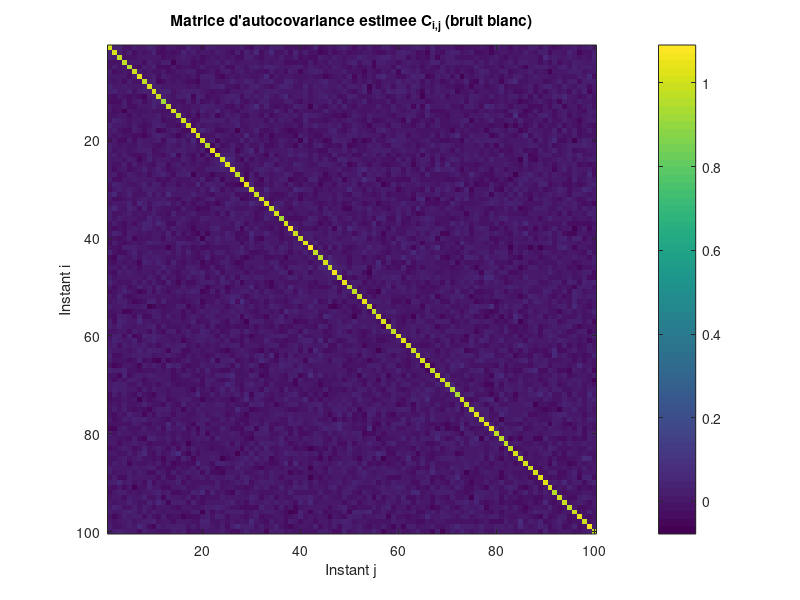

This chart was generated by the following MATLAB code:
%% Exercice 9 - Matrice d'autocovariance d'un processus aleatoire
% Enonce : calculer et afficher la matrice de covariance C(i,j) d'un processus
% aleatoire.
%
% Remarque : le corrige proposait
%       y = randn(nbin,n); c = cov(y); plot(y);
%   - "plot(y)" affiche les realisations, pas la matrice de covariance ;
%   - il faut choisir clairement l'orientation. cov attend les observations
%     en lignes et les variables (ici les instants) en colonnes. On construit
%     donc Y avec une ligne par realisation et une colonne par instant.
%
% Pour un bruit blanc, C est proche de sigma^2 * I (matrice diagonale).

clear; close all; clc;

rng(8);
Nt = 100;               % nombre d'instants
M = 2000;               % nombre de realisations

Y = randn(M, Nt);       % ligne m = realisation m, colonne i = instant i
C = cov(Y);             % matrice Nt x Nt, normalisation par M-1

figure;
imagesc(1:Nt, 1:Nt, C);
axis image;
colorbar;
xlabel('Instant j');
ylabel('Instant i');
title('Matrice d''autocovariance estimee C_{i,j} (bruit blanc)');

% Comparaison avec la matrice theorique sigma^2 * I.
C_theo = eye(Nt);
erreur = max(abs(C(:) - C_theo(:)));
fprintf('Variance estimee (moyenne de la diagonale) : %.4f\n', ...
        mean(diag(C)));
fprintf('Ecart maximal a la matrice identite        : %.4f\n', erreur);
hors_diagonale = C - diag(diag(C));
fprintf('Valeur maximale hors diagonale             : %.4f\n', ...
        max(abs(hors_diagonale(:))));
